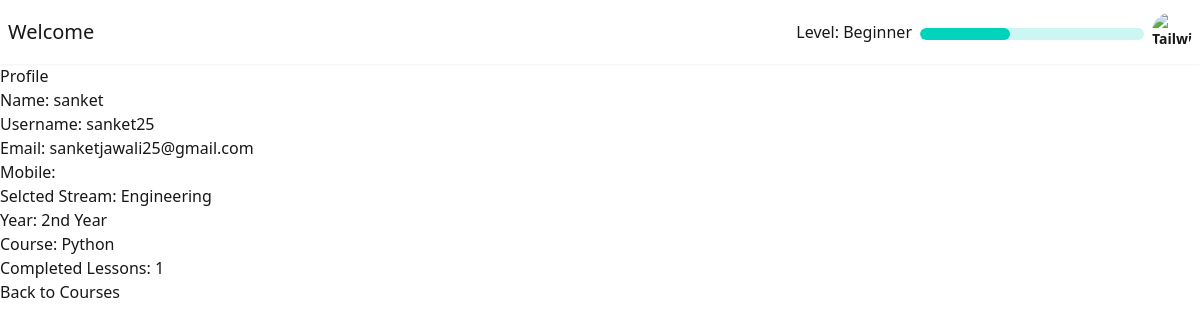
/profile (signed in), run on an earlier commit of the app's database.
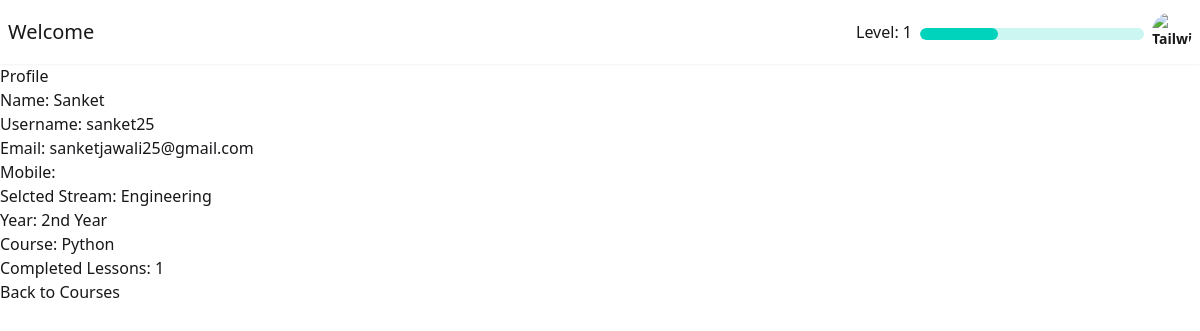
And on a later commit of the database.
### models/models.py (models this page shows, shortened)
class User(db.Model):
    id = db.Column(db.Integer, primary_key=True)
    name = db.Column(db.String(100), nullable=False)
    username = db.Column(db.String(80), unique=True, nullable=False)
    email = db.Column(db.String(120), unique=True, nullable=False)
    stream = db.Column(db.String(20), nullable=False)  # New: Replacing class_name
    year = db.Column(db.String(10), nullable=False)   # New: Year field
    password = db.Column(db.String(120), nullable=False)
    points = db.Column(db.Integer, default=0)
    course = db.Column(db.String(50))
    level = db.Column(db.Integer, default=1)
    completed_lessons = db.Column(db.String(200), default="")
    is_admin = db.Column(db.Boolean, default=False)

### routes/user.py (the view)
def profile_page():
    if 'user_id' not in session:
        return redirect(url_for('login'))
    user = db.session.get(User, session['user_id'])
    if user is None:
        session.pop('user_id', None)
        return redirect(url_for('login'))
    return render_template('profile.html', user=user)

### templates/profile.html
{% extends "base.html" %}
{% block content %}
    <h2>Profile</h2>
    <p>Name: {{ user.name }}</p>
    <p>Username: {{ user.username }}</p>
    <p>Email: {{ user.email }}</p>
    <p>Mobile: {{ user.mobile }}</p>
    <p>Selcted Stream: {{ user.stream }}</p>
    <p>Year: {{ user.year }}</p>
    <p>Course: {{ user.course or 'Not selected' }}</p>
    <p>Completed Lessons: {{ user.completed_lessons or 'None' }}</p>
    <a href="{{ url_for('courses') }}" class="back-btn">Back to Courses</a>
{% endblock %}

### templates/base.html (shortened to what this page needs)
<!doctype html>
<html>
    <head>
        <script src="https://cdn.tailwindcss.com"></script>
        <link
            href="https://cdn.jsdelivr.net/npm/daisyui@5"
            rel="stylesheet"
            type="text/css"
        />
        <script src="https://cdn.jsdelivr.net/npm/@tailwindcss/browser@4"></script>
        <link
            href="https://cdn.jsdelivr.net/npm/daisyui@5/themes.css"
            rel="stylesheet"
            type="text/css"
        />
    </head>
    <body>
        <div class="navbar bg-base-100 shadow-sm">
            <div class="flex-1">
                <a class="text-xl" href="/">Welcome</a>
            </div>
            {% if 'user_id' in session %}
                <div class="flex gap-2">
                    <p class="pt-2" style="height:min-content">Level: {{ session.get('user_level', 1) }}</p>
                    <progress
                        class="progress progress-accent w-56 h-3 mt-4"
                        value="{{ session.get('user_points', 0) }}"
                        max="200"
                    ></progress>
                    <div class="dropdown dropdown-end">
                        <div
                            tabindex="0"
                            role="button"
                            class="btn btn-ghost btn-circle avatar"
                        >
                            <div class="w-10 rounded-full">
                                <img
                                    alt="Tailwind CSS Navbar component"
                                    src="https://img.daisyui.com/images/stock/photo-1534528741775-53994a69daeb.webp"
                                />
                            </div>
                        </div>
                    </div>
                </div>
            {% else %}
                <a href="{{ url_for('login') }}">Login</a>
            {% endif %}
        </div>
         {% block content %}{%
        endblock %}
    </body>
</html>

What changed in the data, as far as the page shows it:
changed User "sanket25": name "sanket" → "Sanket"; get "Beginner" → (not shown)
Also different on the page:
{{ session.get('user_level', 1) }}: (not shown) → "1"
{{ session.get('user_points', 0) }}: 80 → 70 (drawn)
